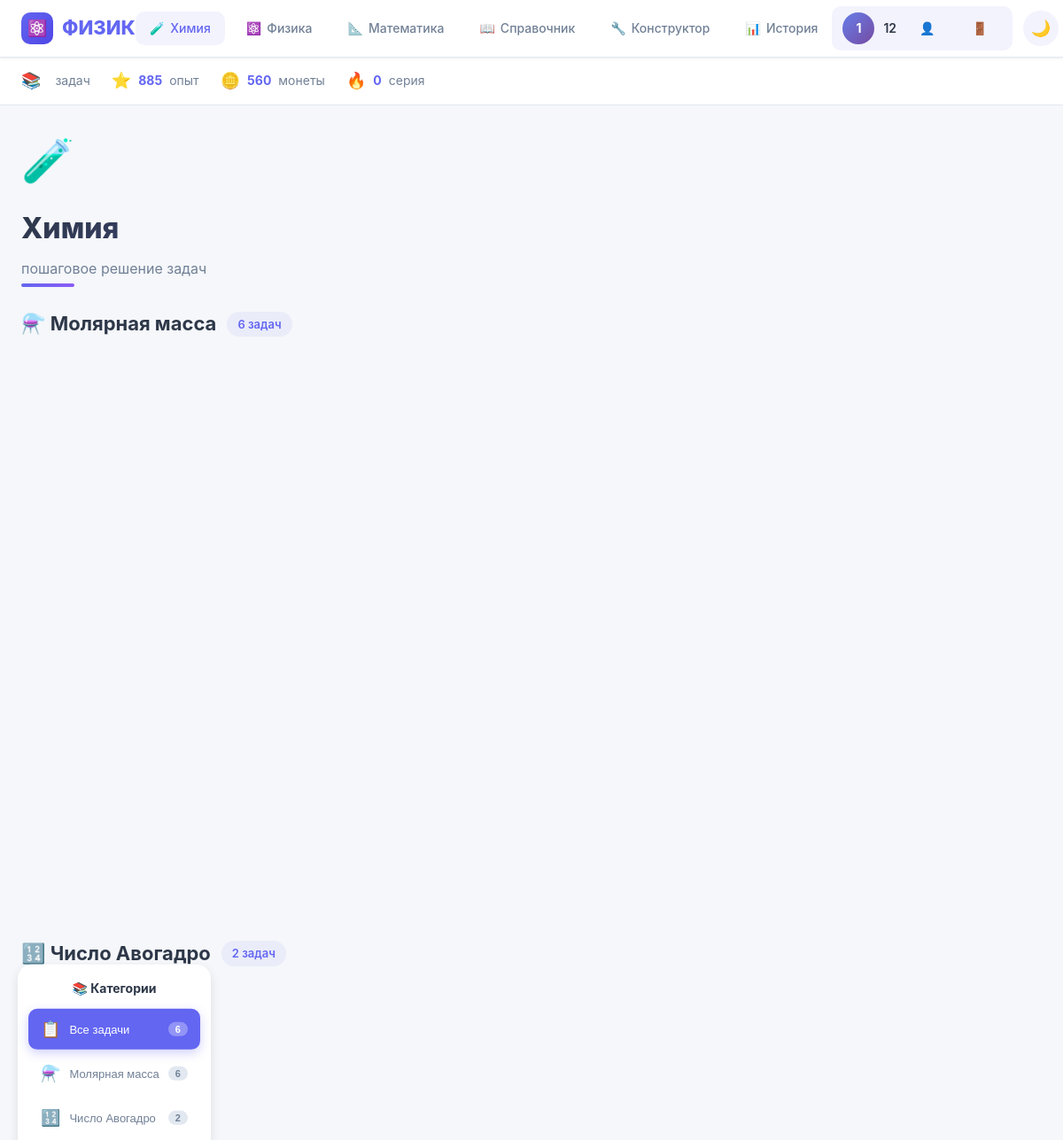
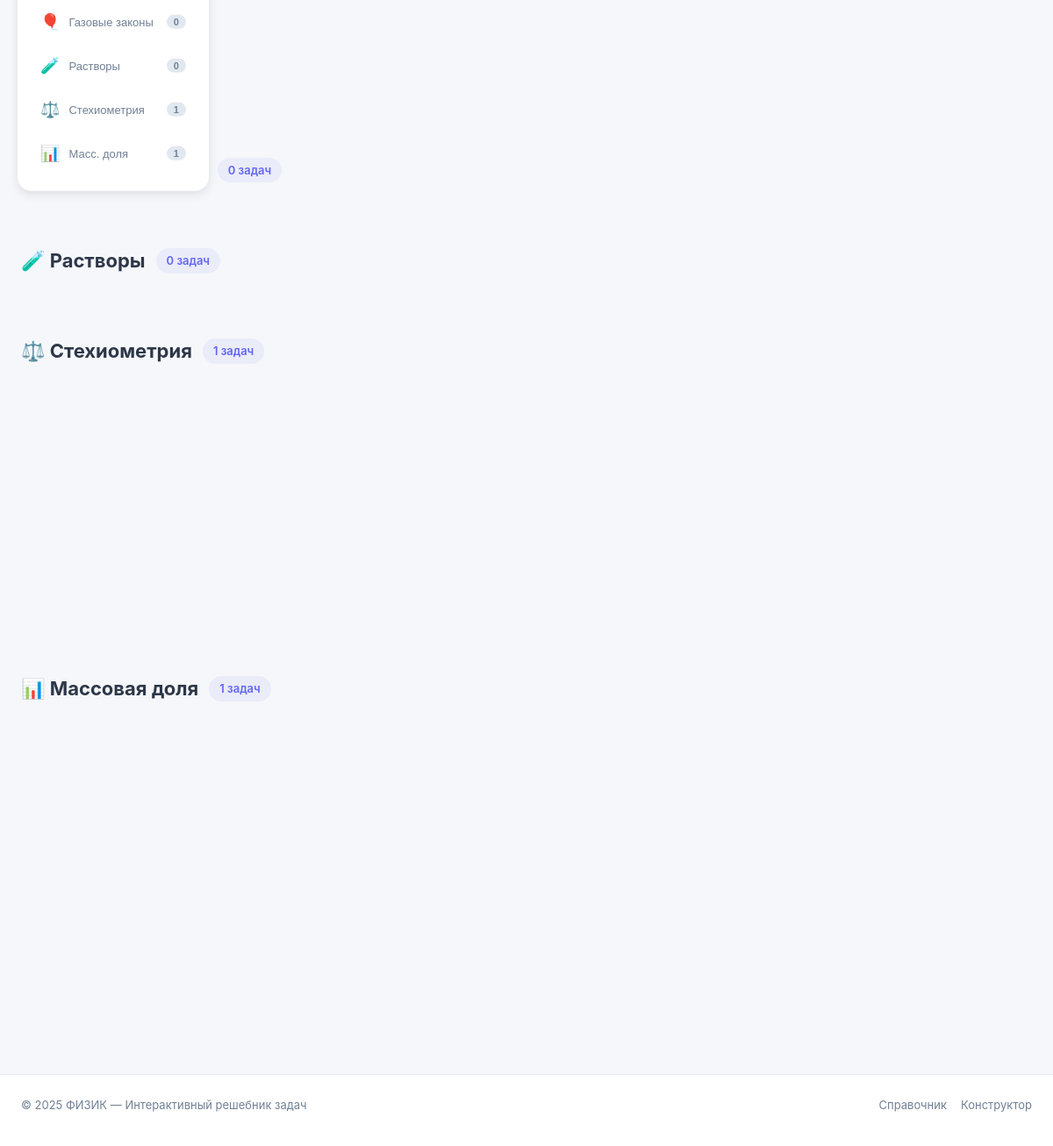
Screenshot of /chemistry (signed in) with the database file from the repository (2 pictures, top to bottom).
### tables this page shows
CREATE TABLE users (
            id INTEGER PRIMARY KEY AUTOINCREMENT,
            username TEXT NOT NULL UNIQUE,
            email TEXT NOT NULL UNIQUE,
            password_hash TEXT NOT NULL,
            avatar TEXT DEFAULT 'default',
            created_at TEXT NOT NULL,
            xp INTEGER DEFAULT 0,
            coins INTEGER DEFAULT 0,
            streak INTEGER DEFAULT 0
        );

### app.py (the view)
@app.route('/chemistry')
def chemistry():
    user = get_current_user()
    if not user:
        flash('Войдите в аккаунт для сохранения результатов', 'warning')
        return redirect(url_for('login'))
    chemistry_tasks = [t for t in TASKS.values() if t.get('category') == 'Химия']
    return render_template('chemistry.html',
                           user=user,
                           chemistry_tasks=chemistry_tasks,
                           avogadro_tasks=[t for t in chemistry_tasks if 'Авогадро' in t['name']],
                           gas_law_tasks=[t for t in chemistry_tasks if 'Газ' in t['name']],
                           concentration_tasks=[t for t in chemistry_tasks if 'Раствор' in t['name']],
                           stoichiometry_tasks=[t for t in chemistry_tasks if 'Стехиометрия' in t['name']],
                           mass_percent_tasks=[t for t in chemistry_tasks if 'Массовая' in t['name']])

### app.py (called while the page is built)
def get_current_user():
    if 'user_id' in session:
        return get_user_by_id(session['user_id'])
    return None

### models.py (called while the page is built)
def _get_connection():
    conn = sqlite3.connect(DB_PATH)
    conn.execute("PRAGMA foreign_keys = ON")
    return conn

def get_user_by_id(user_id):
    with _get_connection() as conn:
        conn.row_factory = sqlite3.Row
        user = conn.execute("SELECT * FROM users WHERE id = ?", (user_id,)).fetchone()
        if not user:
            return None
        return {
            'id': user['id'],
            'username': user['username'],
            'email': user['email'],
            'avatar': user['avatar'],
            'xp': user['xp'],
            'coins': user['coins'],
            'streak': user['streak'],
            'created_at': user['created_at']
        }

### templates/chemistry.html (shortened to what this page needs)
{% extends 'base.html' %}
{% block content %}
<div class="page-header">
    <div class="task-icon">🧪</div>
    <h1>Химия</h1>
    <p class="subtitle">пошаговое решение задач</p>
</div>
<div class="category-sidebar">
    <h3 class="sidebar-title">📚 Категории</h3>
    <button class="category-item active" data-category="all" onclick="filterTasks('all')">
        <span class="category-icon">📋</span>
        <span class="category-name">Все задачи</span>
        <span class="category-badge">6</span>
    </button>
    <button class="category-item" data-category="Молярная масса" onclick="filterTasks('Молярная масса')">
        <span class="category-icon">⚗️</span>
        <span class="category-name">Молярная масса</span>
        <span class="category-badge">{{ chemistry_tasks|length }}</span>
    </button>
    <button class="category-item" data-category="Число Авогадро" onclick="filterTasks('Число Авогадро')">
        <span class="category-icon">🔢</span>
        <span class="category-name">Число Авогадро</span>
        <span class="category-badge">{{ avogadro_tasks|length }}</span>
    </button>
    <button class="category-item" data-category="Газовые законы" onclick="filterTasks('Газовые законы')">
        <span class="category-icon">🎈</span>
        <span class="category-name">Газовые законы</span>
        <span class="category-badge">{{ gas_law_tasks|length }}</span>
    </button>
    <button class="category-item" data-category="Растворы" onclick="filterTasks('Растворы')">
        <span class="category-icon">🧪</span>
        <span class="category-name">Растворы</span>
        <span class="category-badge">{{ concentration_tasks|length }}</span>
    </button>
    <button class="category-item" data-category="Стехиометрия" onclick="filterTasks('Стехиометрия')">
        <span class="category-icon">⚖️</span>
        <span class="category-name">Стехиометрия</span>
        <span class="category-badge">{{ stoichiometry_tasks|length }}</span>
    </button>
    <button class="category-item" data-category="Массовая доля" onclick="filterTasks('Массовая доля')">
        <span class="category-icon">📊</span>
        <span class="category-name">Масс. доля</span>
        <span class="category-badge">{{ mass_percent_tasks|length }}</span>
    </button>
</div>
<section class="category-section" data-category="Молярная масса">
    <div class="category-header">
        <h2>⚗️ Молярная масса</h2>
        <span class="category-count">{{ chemistry_tasks|length }} задач</span>
    </div>
    <div class="cards-grid">
    </div>
</section>
<section class="category-section" data-category="Число Авогадро">
    <div class="category-header">
        <h2>🔢 Число Авогадро</h2>
        <span class="category-count">{{ avogadro_tasks|length }} задач</span>
    </div>
    <div class="cards-grid">
    </div>
</section>
<section class="category-section" data-category="Газовые законы">
    <div class="category-header">
        <h2>🎈 Газовые законы</h2>
        <span class="category-count">{{ gas_law_tasks|length }} задач</span>
    </div>
</section>
<section class="category-section" data-category="Растворы">
    <div class="category-header">
        <h2>🧪 Растворы</h2>
        <span class="category-count">{{ concentration_tasks|length }} задач</span>
    </div>
</section>
<section class="category-section" data-category="Стехиометрия">
    <div class="category-header">
        <h2>⚖️ Стехиометрия</h2>
        <span class="category-count">{{ stoichiometry_tasks|length }} задач</span>
    </div>
    <div class="cards-grid">
    </div>
</section>
<section class="category-section" data-category="Массовая доля">
    <div class="category-header">
        <h2>📊 Массовая доля</h2>
        <span class="category-count">{{ mass_percent_tasks|length }} задач</span>
    </div>
    <div class="cards-grid">
    </div>
</section>
{% endblock %}

### templates/base.html (shortened to what this page needs)
<!doctype html>
<html lang="ru">
<head>
    <link rel="stylesheet" href="{{ url_for('static', filename='style.css') }}?v=13">
</head>
<body>
<header class="topbar">
    <div class="topbar-inner">
        <a href="{{ url_for('index') }}" class="logo">
            <span class="logo-icon">⚛️</span>
            <span class="logo-text">ФИЗИК</span>
        </a>
        <nav class="topnav">
            <a href="{{ url_for('chemistry') }}" class="topnav-item {% if request.endpoint == 'chemistry' %}active{% endif %}">
                <span class="topnav-icon">🧪</span>
                <span>Химия</span>
            </a>
            <a href="{{ url_for('index') }}" class="topnav-item {% if request.endpoint == 'index' %}active{% endif %}">
                <span class="topnav-icon">⚛️</span>
                <span>Физика</span>
            </a>
            <a href="{{ url_for('math') }}" class="topnav-item {% if request.endpoint == 'math' %}active{% endif %}">
                <span class="topnav-icon">📐</span>
                <span>Математика</span>
            </a>
            <a href="{{ url_for('reference') }}" class="topnav-item {% if request.endpoint == 'reference' %}active{% endif %}">
                <span class="topnav-icon">📖</span>
                <span>Справочник</span>
            </a>
            <a href="{{ url_for('builder') }}" class="topnav-item {% if request.endpoint == 'builder' %}active{% endif %}">
                <span class="topnav-icon">🔧</span>
                <span>Конструктор</span>
            </a>
            <a href="{{ url_for('history') }}" class="topnav-item {% if request.endpoint == 'history' %}active{% endif %}">
                <span class="topnav-icon">📊</span>
                <span>История</span>
            </a>
        </nav>
        <div class="topbar-right">
            {% if user %}
            <div class="user-badge">
                <div class="user-avatar">{{ user.username[0]|upper }}</div>
                <span class="user-name">{{ user.username }}</span>
                <a href="{{ url_for('profile') }}" class="topnav-item" title="Профиль">👤</a>
                <a href="{{ url_for('logout') }}" class="topnav-item" title="Выйти">🚪</a>
            </div>
            {% else %}
            <a href="{{ url_for('login') }}" class="btn" style="padding: 8px 16px; font-size: 13px;">Войти</a>
            {% endif %}
            <button id="theme-toggle" class="theme-btn" title="Сменить тему">🌙</button>
        </div>
    </div>
</header>
<div class="stats-bar">
    <div class="stats-inner">
        <div class="stat-item">
            <span class="stat-icon">📚</span>
            <span class="stat-label">задач</span>
        </div>
        {% if user %}
        <div class="stat-item">
            <span class="stat-icon">⭐</span>
            <span class="stat-value">{{ user.xp or 0 }}</span>
            <span class="stat-label">опыт</span>
        </div>
        <div class="stat-item">
            <span class="stat-icon">🪙</span>
            <span class="stat-value">{{ user.coins or 0 }}</span>
            <span class="stat-label">монеты</span>
        </div>
        <div class="stat-item">
            <span class="stat-icon">🔥</span>
            <span class="stat-value">{{ user.streak or 0 }}</span>
            <span class="stat-label">серия</span>
        </div>
        {% else %}
        <div class="stat-item">
            <span class="stat-icon">🏆</span>
            <span class="stat-value">{{ records|length if records else 0 }}</span>
            <span class="stat-label">решено</span>
        </div>
        {% endif %}
    </div>
</div>
<main>
    {% block content %}{% endblock %}
</main>
<footer class="site-footer">
    <div style="max-width: 1280px; margin: 0 auto;">
        <div style="display: flex; justify-content: space-between; align-items: center; margin-bottom: 12px;">
            <span>© 2025 ФИЗИК — Интерактивный решебник задач</span>
            <div style="display: flex; gap: 16px;">
                <a href="{{ url_for('reference') }}" style="color: var(--text-secondary); text-decoration: none; font-size: 13px;">Справочник</a>
                <a href="{{ url_for('builder') }}" style="color: var(--text-secondary); text-decoration: none; font-size: 13px;">Конструктор</a>
            </div>
        </div>
    </div>
</footer>
</body>
</html>

### rows the page displays
users: username "1", username "12", xp "885", coins "560", streak "0"

### other values shown
{{ chemistry_tasks|length }} "6"
{{ avogadro_tasks|length }} "2"
{{ gas_law_tasks|length }} "0"
{{ concentration_tasks|length }} "0"
{{ stoichiometry_tasks|length }} "1"
{{ mass_percent_tasks|length }} "1"
